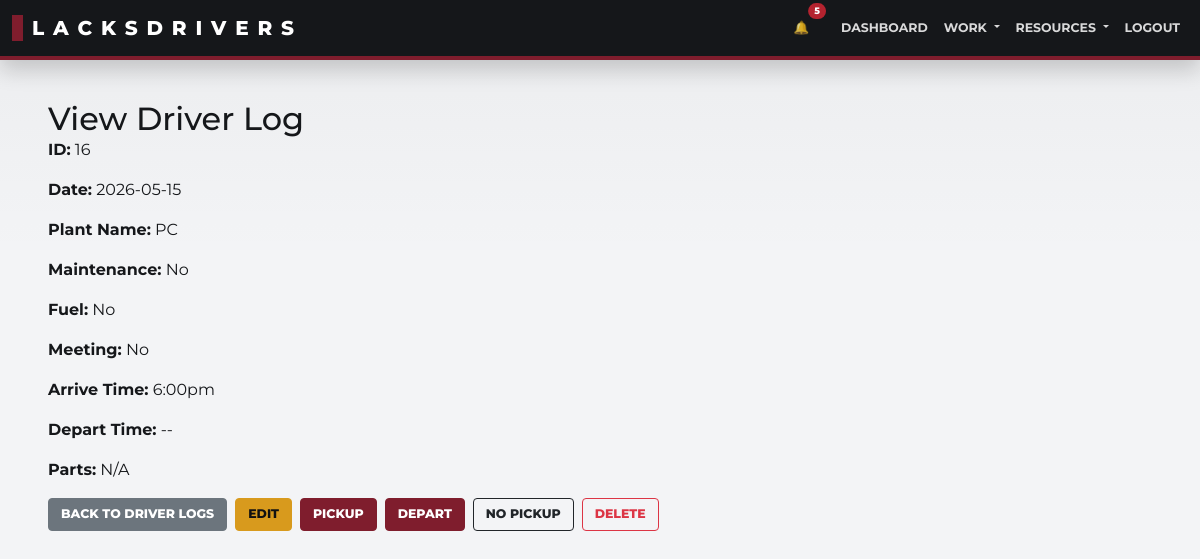
Page /view_driver_log/16 (signed in) on the committed database.
### app/models/log.py (models this page shows, shortened)
class DriverLog(db.Model):
    __tablename__ = "driver_log"
    id = db.Column(db.Integer, primary_key=True)
    driver_id = db.Column(db.Integer, db.ForeignKey("user.id"), nullable=False)
    date = db.Column(db.Date, nullable=False)
    arrive_time = db.Column(db.String(20))
    depart_time = db.Column(db.String(20))
    downtime_reason = db.Column(db.String(200), nullable=True)
    dock_wait_minutes = db.Column(db.Integer, nullable=True)
    part_number = db.Column(db.String(80), nullable=True)
    hot_parts = db.Column(db.Boolean, default=False)
    no_pickup = db.Column(db.Boolean, default=False)
    load_size = db.Column(db.String(80), nullable=False)
    depart_load_size = db.Column(db.String(80), nullable=True)
    secondary_load = db.Column(db.String(80), nullable=True)
    plant_name = db.Column(db.String(20), nullable=False)
    maintenance = db.Column(db.Boolean, default=False)
    fuel = db.Column(db.Boolean, default=False)
    fuel_mileage = db.Column(db.Integer, nullable=True)
    meeting = db.Column(db.Boolean, default=False)
    created_at = db.Column(db.DateTime, default=datetime.utcnow)
    updated_at = db.Column(db.DateTime, onupdate=datetime.utcnow)
    deleted_at = db.Column(db.DateTime, nullable=True)
    deleted_by_id = db.Column(db.Integer, db.ForeignKey("user.id"), nullable=True)
    deleted_by = db.relationship("User", foreign_keys=[deleted_by_id])

### app/blueprints/driver/routes.py (the view)
@bp.route("/view_driver_log/<int:log_id>")
@login_required
def view_driver_log(log_id):
    log = _active_driver_logs_query().filter_by(id=log_id).first_or_404()
    if current_user.role == "driver" and log.driver_id != current_user.id:
        flash("Not authorized to view someone else's log!", "danger")
        return redirect(url_for("driver.driver_logs"))
    return render_template(
        "view_driver_log.html",
        log=log,
        today_local_date=_today_local_date(),
    )

### app/blueprints/auth/routes.py (called while the page is built)
@login_manager.user_loader
def load_user(user_id):
    return User.query.get(int(user_id))

### app/blueprints/driver/routes.py (called while the page is built)
@bp.before_request
def require_driver_role_for_driver_actions():
    endpoint = (request.endpoint or "").removeprefix("driver.")
    if endpoint not in DRIVER_ONLY_ENDPOINTS:
        return None
    if restore_role_user("driver"):
        return None
    flash("Driver credentials required.", "warning")
    return redirect(
        url_for("auth.login", next=_requested_url(), required_role="driver")
    )

def _today_local_date():
    return datetime.now(pytz.timezone("America/Detroit")).date()

def _active_driver_logs_query():
    return DriverLog.query.filter(DriverLog.deleted_at.is_(None))

### app/services/plant_addresses.py (called while the page is built)
def register_context_processors(app):
    @app.context_processor
    def inject_plant_addresses():
        return dict(PLANT_ADDRESSES=PLANT_ADDRESSES, PLANT_LABELS=PLANT_LABELS)

### app/services/role_session.py (called while the page is built)
def restore_role_user(required_role):
    return current_user.is_authenticated and current_user.role == required_role

### app/services/template_filters.py (called while the page is built)
def _coerce_utc_datetime(value):
    if not value:
        return None
    if isinstance(value, datetime):
        if value.tzinfo is None:
            return pytz.utc.localize(value)
        return value.astimezone(pytz.utc)
    if isinstance(value, str):
        for fmt in UTC_DATETIME_FORMATS:
            try:
                return pytz.utc.localize(datetime.strptime(value, fmt))
            except ValueError:
                continue
    return None

def _format_12h(dt, include_zone=False):
    formatted = dt.strftime("%I:%M%p").lower().lstrip("0")
    if include_zone:
        return f"{formatted} {dt.strftime('%Z')}"
    return formatted

def _to_local_time(value):
    if not value:
        return ""
    dt_utc = _coerce_utc_datetime(value)
    if not dt_utc:
        return _format_plain_time(value) or value
    return _format_12h(dt_utc.astimezone(DETROIT_TZ))

### templates/view_driver_log.html (shortened to what this page needs)
{% extends "base.html" %}
{% block content %}
<div class="container">
  {% set logs_endpoint = 'manager.driver_logs' if current_user.role == 'management' else 'driver.driver_logs' %}
  <div class="d-flex justify-content-between align-items-center gap-2 no-print">
    <h2 class="mt-3 mb-0">View Driver Log</h2>
  </div>
  <p><strong>ID:</strong> {{ log.id }}</p>
  <p><strong>Date:</strong> {{ log.date }}</p>
  <p><strong>Plant Name:</strong> {{ log.plant_name }}</p>
  <p><strong>Maintenance:</strong> {{ "Yes" if log.maintenance else "No" }}</p>
  <p><strong>Fuel:</strong> {{ "Yes" if log.fuel else "No" }}</p>
  <p><strong>Meeting:</strong> {{ "Yes" if log.meeting else "No" }}</p>
  <p><strong>Arrive Time:</strong>
    {% if log.arrive_time %}
      {{ log.arrive_time|to_local_time }}
    {% else %}
      --
    {% endif %}
  </p>
  <p><strong>Depart Time:</strong>
    {% if log.depart_time %}
      {{ log.depart_time|to_12h_format }}
    {% else %}
      --
    {% endif %}
  </p>
  {% if log.no_pickup %}
    <p><strong>Parts:</strong> <span class="badge bg-dark">No Pickup</span></p>
  {% else %}
    <p><strong>Parts:</strong> {% if log.hot_parts %}<span class="badge bg-danger">Hot</span>{% endif %} {{ log.part_number or "N/A" }}</p>
  {% endif %}
  {% set can_manage_log = current_user.role == 'driver' and log.driver_id == current_user.id %}
  {% set can_delete_log = can_manage_log and log.date == today_local_date %}
  <div class="d-flex flex-wrap gap-2 mt-3">
    <a href="{{ url_for(logs_endpoint) }}" class="btn btn-secondary">Back to Driver Logs</a>
    {% if can_manage_log %}
      <a href="{{ url_for('driver.edit_driver_log', log_id=log.id) }}" class="btn btn-warning">Edit</a>
      {% if not log.depart_time %}
        <a href="{{ url_for('driver.pickup_driver_log', log_id=log.id) }}" class="btn btn-primary">Pickup</a>
        <form action="{{ url_for('driver.depart_driver_log', log_id=log.id) }}" method="POST" class="d-inline">
          <button type="submit" class="btn btn-success">Depart</button>
        </form>
        <form action="{{ url_for('driver.no_pickup_driver_log', log_id=log.id) }}" method="POST" class="d-inline">
          <button type="submit" class="btn btn-outline-dark">No Pickup</button>
        </form>
      {% endif %}
      {% if can_delete_log %}
        <form action="{{ url_for('driver.delete_driver_log', log_id=log.id) }}" method="POST" class="d-inline" onsubmit="return confirm('Delete this driver log?');">
          <button type="submit" class="btn btn-outline-danger">Delete</button>
        </form>
      {% endif %}
    {% endif %}
  </div>
</div>
{% endblock %}

### static/css/style.css (style rules this page uses)
:root { --ld-ink: #15171a; --ld-panel: #202328; --ld-panel-2: #2d3138; --ld-maroon: #7f1d2d; --ld-maroon-dark: #5c1320; --ld-steel: #6f7782; --ld-line: #d9dde3; --ld-paper: #ffffff; --ld-bg: #f3f4f6; --ld-muted: #6b7280; --ld-success: #237a4b; --ld-warning: #d89a1d; --ld-danger: #b4232f; --ld-info: #2d6f8f; --bs-primary: var(--ld-maroon); --bs-secondary: var(--ld-steel); --bs-danger: var(--ld-danger); --bs-success: var(--ld-success); --bs-warning: var(--ld-warning); --bs-info: var(--ld-info); --bs-dark: var(--ld-ink); }
html, body { background: var(--ld-bg) !important; color: var(--ld-ink); }
body { font-family: Montserrat, Arial, sans-serif; }
.btn { border-radius: 4px !important; font-weight: 750 !important; text-transform: uppercase; font-size: 0.78rem !important; }
.btn-primary, .btn-success { background: var(--ld-maroon) !important; border-color: var(--ld-maroon) !important; }
.btn-warning { background: var(--ld-warning) !important; border-color: var(--ld-warning) !important; color: #111 !important; }

### templates/base.html (style rules this page uses)
body { font-family: 'Montserrat', sans-serif; background-color: #f9f9f9; margin: 0; padding: 0; }
.btn, .dropdown-item { overflow-wrap: normal; word-break: normal; }
.d-flex, .row, [class*="col-"] { min-width: 0; }

### rows in the picture
DriverLog: id "16", date "2026-05-15", plant_name "PC", maintenance "No", fuel "No", meeting "No", arrive_time|to_local_time "6:00pm", part_number "N/A"
